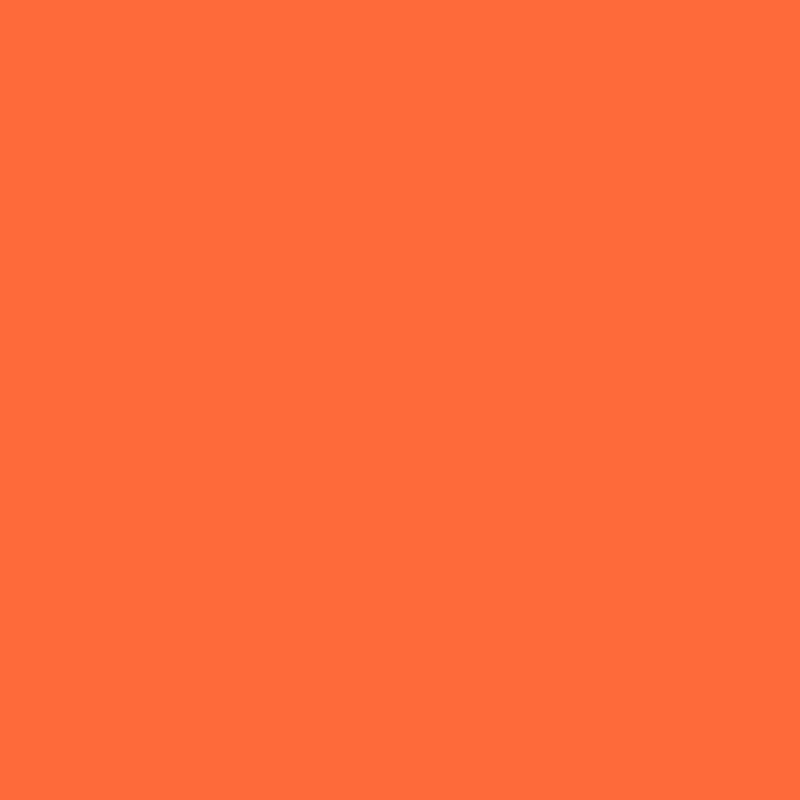
#> input picture tests/fixtures/sample.jpg, 800 x 800 px, given in place of the camera
$ python imagePreprocess.py
#> lines starting #> are read from the running program, lines starting #| are printed output that depends on the picture
#!/usr/bin/env python
# -*- encoding: utf-8 -*-

"""
Description:    实验二 图像预处理|demo
Version:        v1.0
Autor:          Hjc
Date:           2022年07月07日 16:55:06
"""

import cv2
import numpy as np

type = "video"  # 选择图片预处理的方式 "video" #  or "picture"

# 读取需要预处理的图片或者视频

if type == "video":
    capture = cv2.VideoCapture("/dev/rgbCamera")  # 不行的话改成 "/dev/video0"
    image = True
elif type == "picture":
    frame = cv2.imread("../../res/images/preprocess/cat.jpg")
    image = True

while image:
    if type == "video":
        ret, frame = capture.read()
#> frame is the input picture: shape (800, 800, 3); mean B, G, R 60, 106, 254
        if not ret:
            break
        frame = cv2.flip(frame, 0)  # 手机画面水平翻转

    # 调整图像大小
    # 第一个参数为输入的图像；第二个参数为修改后的图片尺寸

    frame = cv2.resize(frame, (320, 320))
#> frame: shape (320, 320, 3)

    # 转换为灰度图像
    gray = cv2.cvtColor(frame, cv2.COLOR_BGR2GRAY)
#> gray: shape (320, 320); every value is 145

    # 将灰度图转换为三通道图像
    # 利用opencv的merge函数将三张灰度图进行堆叠得到三通道的灰度图

    gray = cv2.merge([gray, gray, gray])
#> gray: shape (320, 320, 3); every value is 145

    # 使用高斯滤波处理图像
    # 第二个参数 (5, 5) 代表高斯核的大小，它们都必须为正奇数；第三个参数为标准差

    gaussianfilter = cv2.GaussianBlur(frame, (5, 5), 1)

    # 边缘检测（此步骤补代码）
    # #### 代码填空开始处 #### #
    # Canny 参数: 高斯滤波后的图像, 最小阈值, 最大阈值
    edge = cv2.Canny(gaussianfilter, 50, 150)
#> edge: shape (320, 320); every value is 0
    # #### 代码填空结束处 #### #
    edge = cv2.merge([edge, edge, edge])
#> edge: shape (320, 320, 3); every value is 0

    # 二值化图像
    # 第二个参数表示阈值；第三个表示最大值，超过阈值的部分都会变成最大值

    _, binaryzation = cv2.threshold(gray, 200, 255, cv2.THRESH_BINARY)

    # 彩色图像均衡化

    (b, g, r) = cv2.split(frame)
#> b: shape (320, 320); every value is 60
#> g: shape (320, 320); every value is 106
#> r: shape (320, 320); every value is 254
    frameB = cv2.equalizeHist(b)
    frameG = cv2.equalizeHist(g)
    frameR = cv2.equalizeHist(r)

    # 合并每一个通道

    equalization = cv2.merge((frameB, frameG, frameR))

    cv2.putText(
        frame,
        "frame",
        (110, 30),
        cv2.FONT_HERSHEY_SIMPLEX,
        1,
        (0, 255, 0),
        2,
    )
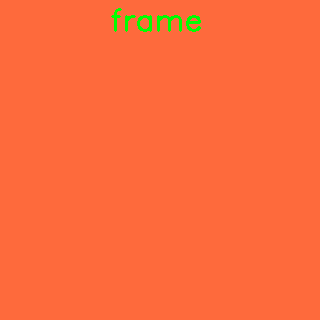
#> frame: shape (320, 320, 3); mean B, G, R 59.6, 106.9, 252.4

    cv2.putText(
        gray,
        "gray",
        (120, 30),
        cv2.FONT_HERSHEY_SIMPLEX,
        1,
        (0, 255, 0),
        2,
    )
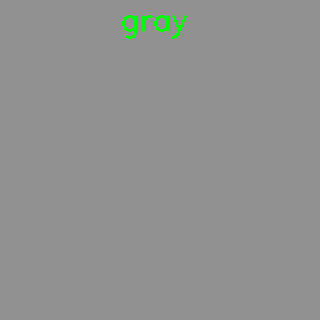
#> gray: shape (320, 320, 3); mean of channels 0, 1, 2 144.3, 145.5, 144.3; drawn as B, G, R

    cv2.putText(
        gaussianfilter,
        "gaussianfilter",
        (60, 30),
        cv2.FONT_HERSHEY_SIMPLEX,
        1,
        (0, 255, 0),
        2,
    )

    cv2.putText(
        edge,
        "edge",
        (120, 30),
        cv2.FONT_HERSHEY_SIMPLEX,
        1,
        (0, 255, 0),
        2,
    )
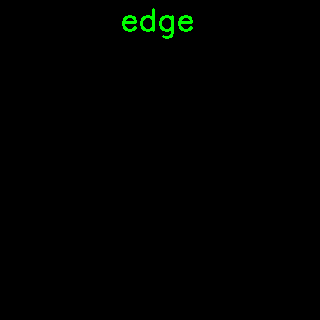
#> edge: shape (320, 320, 3); mean of channels 0, 1, 2 0, 1.6, 0; drawn as B, G, R

    cv2.putText(
        binaryzation,
        "binaryzation",
        (60, 30),
        cv2.FONT_HERSHEY_SIMPLEX,
        1,
        (0, 255, 0),
        2,
    )

    cv2.putText(
        equalization,
        "equalization",
        (60, 30),
        cv2.FONT_HERSHEY_SIMPLEX,
        1,
        (0, 255, 0),
        2,
    )
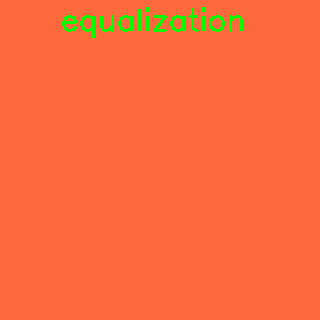
#> equalization: shape (320, 320, 3); mean B, G, R 59.2, 108, 250.6

    # 拼接图象
    # 拼接的时候必须确保所有图像的维度都一样；axis=1表示水平拼接,axis=0表示垂直拼接

    jointImage1 = np.concatenate([frame, gray, gaussianfilter], axis=1)
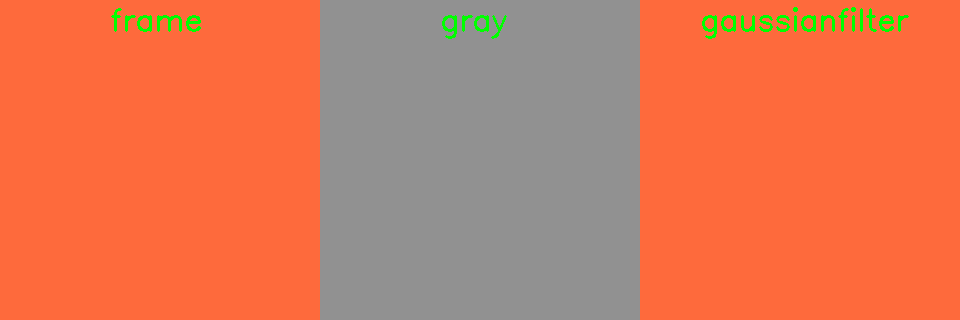
#> jointImage1: shape (320, 960, 3); mean B, G, R 87.7, 120.2, 215.6
    jointImage2 = np.concatenate([edge, binaryzation, equalization], axis=1)
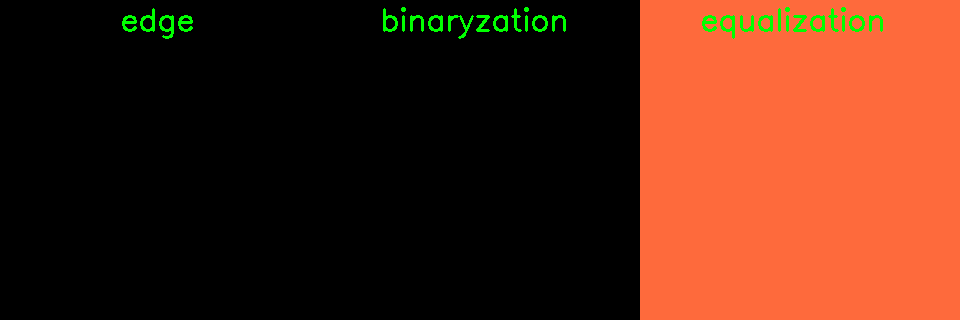
#> jointImage2: shape (320, 960, 3); mean of channels 0, 1, 2 19.7, 37.6, 83.5; drawn as B, G, R
    jointImage = np.concatenate([jointImage1, jointImage2], axis=0)
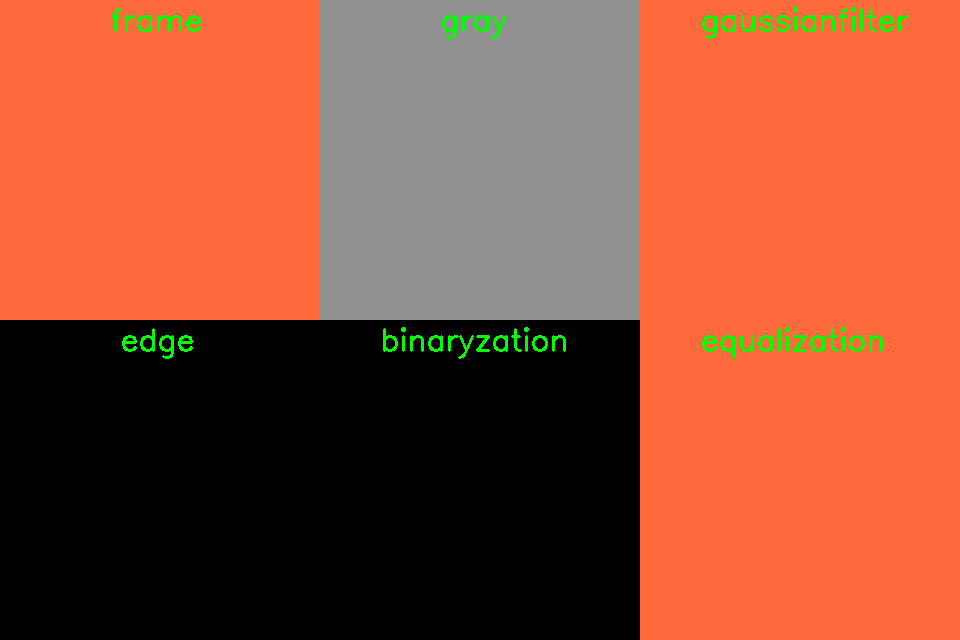
#> jointImage: shape (640, 960, 3); mean B, G, R 53.7, 78.9, 149.6

    if cv2.waitKey(1) == 27:  # 按下ESC退出程序

#> (key Esc is pressed here)
        break
    # 显示图像

    cv2.imshow("cat", jointImage)
    if type == "picture":
        image = False

        while True:
            if cv2.waitKey(1) == 27:  # 按下ESC退出程序

                cv2.destroyAllWindows()
                break

if type == "video":
    capture.release()
# 释放窗口

cv2.destroyAllWindows()
